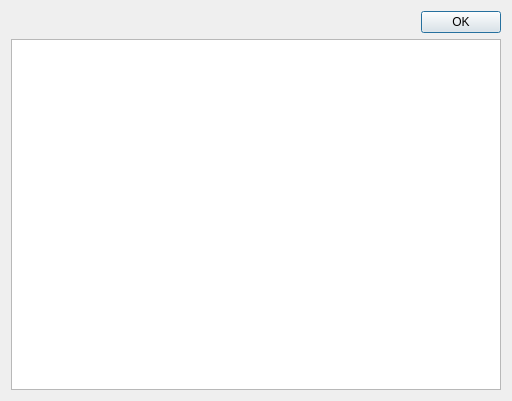
<?xml version="1.0" encoding="UTF-8"?>
<!-- SPDX-License-Identifier: GPL-3.0-or-later -->
<!-- Copyright (C) 2025 Mikhail Revzin <p3.141592653589793238462643@gmail.com> -->
<!-- Part of the DISK Commander project: https://github.com/Ptr314/dsk_commander -->
<!-- Description: File information display dialog UI definition -->
<ui version="4.0">
 <class>FileInfo</class>
 <widget class="QDialog" name="FileInfo">
  <property name="geometry">
   <rect>
    <x>0</x>
    <y>0</y>
    <width>512</width>
    <height>401</height>
   </rect>
  </property>
  <property name="windowTitle">
   <string>File Info</string>
  </property>
  <layout class="QVBoxLayout" name="verticalLayout">
   <item>
    <layout class="QHBoxLayout" name="horizontalLayout">
     <item>
      <spacer name="horizontalSpacer">
       <property name="orientation">
        <enum>Qt::Horizontal</enum>
       </property>
       <property name="sizeHint" stdset="0">
        <size>
         <width>40</width>
         <height>20</height>
        </size>
       </property>
      </spacer>
     </item>
     <item>
      <widget class="QDialogButtonBox" name="buttonBox">
       <property name="standardButtons">
        <set>QDialogButtonBox::Ok</set>
       </property>
      </widget>
     </item>
    </layout>
   </item>
   <item>
    <layout class="QHBoxLayout" name="horizontalLayout_2">
     <item>
      <widget class="QPlainTextEdit" name="textBox">
       <property name="lineWrapMode">
        <enum>QPlainTextEdit::NoWrap</enum>
       </property>
       <property name="readOnly">
        <bool>true</bool>
       </property>
      </widget>
     </item>
    </layout>
   </item>
  </layout>
 </widget>
 <resources/>
 <connections>
  <connection>
   <sender>buttonBox</sender>
   <signal>accepted()</signal>
   <receiver>FileInfo</receiver>
   <slot>accept()</slot>
   <hints>
    <hint type="sourcelabel">
     <x>295</x>
     <y>25</y>
    </hint>
    <hint type="destinationlabel">
     <x>199</x>
     <y>150</y>
    </hint>
   </hints>
  </connection>
 </connections>
</ui>
